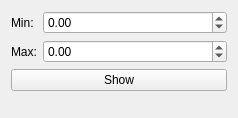
<?xml version="1.0" encoding="UTF-8"?>
<ui version="4.0">
 <class>Form</class>
 <widget class="QWidget" name="Form">
  <property name="geometry">
   <rect>
    <x>0</x>
    <y>0</y>
    <width>238</width>
    <height>118</height>
   </rect>
  </property>
  <property name="windowTitle">
   <string>Form</string>
  </property>
  <layout class="QFormLayout" name="formLayout">
   <item row="0" column="0">
    <widget class="QLabel" name="_unused_3">
     <property name="sizePolicy">
      <sizepolicy hsizetype="Maximum" vsizetype="Preferred">
       <horstretch>0</horstretch>
       <verstretch>0</verstretch>
      </sizepolicy>
     </property>
     <property name="text">
      <string>Min:</string>
     </property>
    </widget>
   </item>
   <item row="1" column="0">
    <widget class="QLabel" name="_unused_4">
     <property name="sizePolicy">
      <sizepolicy hsizetype="Maximum" vsizetype="Preferred">
       <horstretch>0</horstretch>
       <verstretch>0</verstretch>
      </sizepolicy>
     </property>
     <property name="text">
      <string>Max:</string>
     </property>
    </widget>
   </item>
   <item row="2" column="0" colspan="2">
    <widget class="QPushButton" name="show_button">
     <property name="text">
      <string>Show</string>
     </property>
    </widget>
   </item>
   <item row="1" column="1">
    <widget class="QDoubleSpinBox" name="y_axis_max">
     <property name="sizePolicy">
      <sizepolicy hsizetype="Expanding" vsizetype="Fixed">
       <horstretch>0</horstretch>
       <verstretch>0</verstretch>
      </sizepolicy>
     </property>
     <property name="minimum">
      <double>-10000.000000000000000</double>
     </property>
     <property name="maximum">
      <double>10000.000000000000000</double>
     </property>
    </widget>
   </item>
   <item row="0" column="1">
    <widget class="QDoubleSpinBox" name="y_axis_min">
     <property name="minimum">
      <double>-10000.000000000000000</double>
     </property>
     <property name="maximum">
      <double>10000.000000000000000</double>
     </property>
    </widget>
   </item>
  </layout>
 </widget>
 <resources/>
 <connections/>
</ui>
